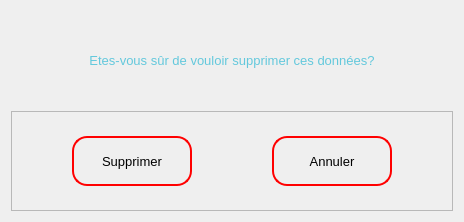
<?xml version="1.0" encoding="UTF-8"?>
<ui version="4.0">
 <class>Dialog</class>
 <widget class="QDialog" name="Dialog">
  <property name="geometry">
   <rect>
    <x>0</x>
    <y>0</y>
    <width>464</width>
    <height>222</height>
   </rect>
  </property>
  <property name="windowTitle">
   <string>Dialog</string>
  </property>
  <property name="styleSheet">
   <string notr="true">QPushButton {
border-radius: 15px;
border: 2px solid red;

}</string>
  </property>
  <layout class="QVBoxLayout" name="verticalLayout_2">
   <item>
    <layout class="QVBoxLayout" name="verticalLayout">
     <property name="spacing">
      <number>0</number>
     </property>
     <item>
      <widget class="QLabel" name="label">
       <property name="styleSheet">
        <string notr="true">color: #63C8DC;</string>
       </property>
       <property name="text">
        <string>&lt;html&gt;&lt;head/&gt;&lt;body&gt;&lt;p align=&quot;center&quot;&gt;&lt;span style=&quot; font-size:10pt;&quot;&gt;Etes-vous sûr de vouloir supprimer ces données?&lt;/span&gt;&lt;/p&gt;&lt;/body&gt;&lt;/html&gt;</string>
       </property>
      </widget>
     </item>
     <item>
      <widget class="QFrame" name="frame_4">
       <property name="frameShape">
        <enum>QFrame::StyledPanel</enum>
       </property>
       <property name="frameShadow">
        <enum>QFrame::Raised</enum>
       </property>
       <layout class="QHBoxLayout" name="horizontalLayout_7">
        <property name="spacing">
         <number>20</number>
        </property>
        <property name="leftMargin">
         <number>0</number>
        </property>
        <property name="topMargin">
         <number>0</number>
        </property>
        <property name="rightMargin">
         <number>0</number>
        </property>
        <property name="bottomMargin">
         <number>0</number>
        </property>
        <item>
         <widget class="QPushButton" name="supBtn">
          <property name="minimumSize">
           <size>
            <width>120</width>
            <height>50</height>
           </size>
          </property>
          <property name="maximumSize">
           <size>
            <width>120</width>
            <height>50</height>
           </size>
          </property>
          <property name="font">
           <font>
            <pointsize>10</pointsize>
           </font>
          </property>
          <property name="styleSheet">
           <string notr="true"/>
          </property>
          <property name="text">
           <string>Supprimer</string>
          </property>
         </widget>
        </item>
        <item>
         <widget class="QPushButton" name="cancelBtn">
          <property name="minimumSize">
           <size>
            <width>120</width>
            <height>50</height>
           </size>
          </property>
          <property name="maximumSize">
           <size>
            <width>120</width>
            <height>50</height>
           </size>
          </property>
          <property name="font">
           <font>
            <pointsize>10</pointsize>
           </font>
          </property>
          <property name="text">
           <string>Annuler</string>
          </property>
         </widget>
        </item>
       </layout>
      </widget>
     </item>
    </layout>
   </item>
  </layout>
 </widget>
 <resources/>
 <connections>
  <connection>
   <sender>cancelBtn</sender>
   <signal>toggled(bool)</signal>
   <receiver>Dialog</receiver>
   <slot>close()</slot>
   <hints>
    <hint type="sourcelabel">
     <x>335</x>
     <y>179</y>
    </hint>
    <hint type="destinationlabel">
     <x>335</x>
     <y>238</y>
    </hint>
   </hints>
  </connection>
 </connections>
</ui>
